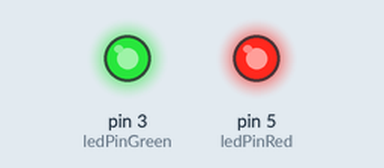
This sketch was run on a simulated Arduino Uno, built with avr-gcc and run on an emulated ATmega328P. Parts: output pins drawn as LEDs (lit = HIGH).

Above: at 0.05 s.
At 5.85 s:
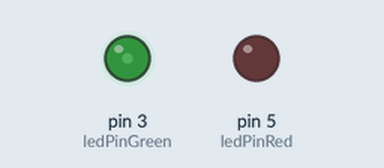
At 9.3 s:
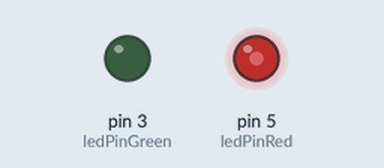
At 11.7 s:
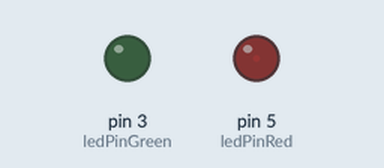
Timing chart, 0 to 15.3 s (numbered marks = the images above):
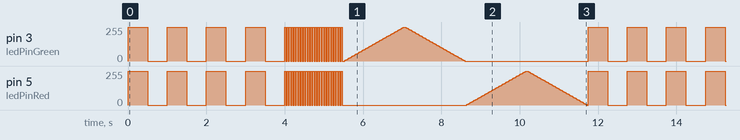

Measured:
- by itself, pin 3 (ledPinGreen), pin 5 (ledPinRed): moves between 0/255 and 255/255, repeating every 11.7 s

The sketch:

TheBlink.ino
```cpp
#include "LedService.h"
#include "BlinkPattern.h"
#include "JustBlink.h"
#include "FadeEffect.h"
#include "BlinkScheduler.h"

int ledPinGreen = 3;
int ledPinRed = 5;
LedService ledServiceGreen(ledPinGreen);
LedService ledServiceRed(ledPinRed);
LedService ledServiceArray[] = {ledServiceGreen, ledServiceRed};

JustBlink blinkSlow;
JustBlink blinkFast;
FadeEffect fadeEffect;
BlinkScheduler blinkScheduler;

void setup() {
  // Init led services
  ledServiceGreen.init();
  ledServiceRed.init();

  // Init effects
  blinkSlow.init(ledServiceArray, 2);
  blinkSlow.setDelay(500);
  blinkFast.init(ledServiceArray, 2);
  blinkFast.setDelay(30);
  fadeEffect.init(ledServiceArray, 2);

  // Add to scheduler
  blinkScheduler.addPattern(blinkSlow, 4);
  blinkScheduler.addPattern(blinkFast, 25);
  blinkScheduler.addPattern(fadeEffect, 1);

  Serial.begin(9600);
}

void loop() {
  blinkScheduler.run();
}
```

BlinkPattern.cpp
```cpp
#include "BlinkPattern.h"

void BlinkPattern::init(LedService ledServiceArray[], int size) {
  this->ledServiceArray = ledServiceArray;
  this->size = size;
}
```

BlinkPattern.h
```cpp
#ifndef BLINK_PATTERN
#define BLINK_PATTERN

#include "LedService.h"

class BlinkPattern {
  protected:
    LedService *ledServiceArray;
    int size;

  public:
    void init(LedService ledServiceArray[], int size);
    virtual void execute();
};

#endif
```

BlinkScheduler.cpp
```cpp
#include "BlinkScheduler.h"

void BlinkScheduler::addPattern(BlinkPattern &pattern, int times) {
  this->blinkPatterns[index] = &pattern;
  this->blinkTimes[index] = times;
  index++;
}

void BlinkScheduler::run(){
  for(int i = 0; i <= index; i++){
    for (int t = 0; t < blinkTimes[i]; t++){
      blinkPatterns[i]->execute();
    }
  }
}
```

BlinkScheduler.h
```cpp
#ifndef BLINK_SCHEDULER
#define BLINK_SCHEDULER

#include "BlinkPattern.h"

class BlinkScheduler{
  private:
    BlinkPattern *blinkPatterns[10];
    int blinkTimes[10];
    int index = 0;

  public:
    void addPattern(BlinkPattern &pattern, int times);
    void run();
};

#endif
```

FadeEffect.cpp
```cpp
#include "FadeEffect.h"

void FadeEffect::execute(){
  LedService *ptr = ledServiceArray;
  LedService ledService = *ptr;

  for (int i = 0; i < size; i++){
    for (int fadeValue = 0; fadeValue <= 255; fadeValue += 5) {
      ledService.light(fadeValue);
      delay(30);
    }
    for (int fadeValue = 255; fadeValue >= 0; fadeValue -= 5) {
      ledService.light(fadeValue);
      delay(30);
    }
    ptr++;
    ledService = *ptr;
  }
}
```

FadeEffect.h
```cpp
#ifndef FADE_EFFECT
#define FADE_EFFECT

#include "BlinkPattern.h"
#include <Arduino.h>

class FadeEffect : public BlinkPattern {
  public:
    void execute();
};

#endif
```

JustBlink.cpp
```cpp
#include "JustBlink.h"

void JustBlink::setDelay(int delayValue){
  this->delayValue = delayValue;
}

void JustBlink::execute(){
  LedService *ptr = ledServiceArray;
  LedService ledService = *ptr;

  // Light leds on all services
  for (int i = 0; i < size; i++){
    ledService.on();
    ptr++;
    ledService = *ptr;
  }
  delay(delayValue);
  ptr--;

  // Turn off leds on all services
  for (int i = 0; i < size; i++){
    ledService.off();
    ptr--;
    ledService = *ptr;
  }
  delay(delayValue);
}
```

JustBlink.h
```cpp
#ifndef JUST_BLINK
#define JUST_BLINK

#include "BlinkPattern.h"
#include "LedService.h"

class JustBlink : public BlinkPattern {
  private:
    int delayValue;

  public:
    void setDelay(int delayValue);
    void execute();
};

#endif
```

LedService.cpp
```cpp
#include "LedService.h"

LedService::LedService(int pin) {
  this->pin = pin;
  init();
}

void LedService::init() {
	pinMode(pin, OUTPUT);
}

void LedService::on() {
  light(255);
}

void LedService::off() {
  light(0);
}

void LedService::light(int brightness) {
	analogWrite(pin, brightness);
}
```

LedService.h
```cpp
#ifndef LED_SERVICE
#define LED_SERVICE

#include <Arduino.h>

class LedService {

  private:
    int pin;

  public:
    LedService(int pin);
    void init();
    void on();
    void off();
    void light(int brightness);
};

#endif
```
